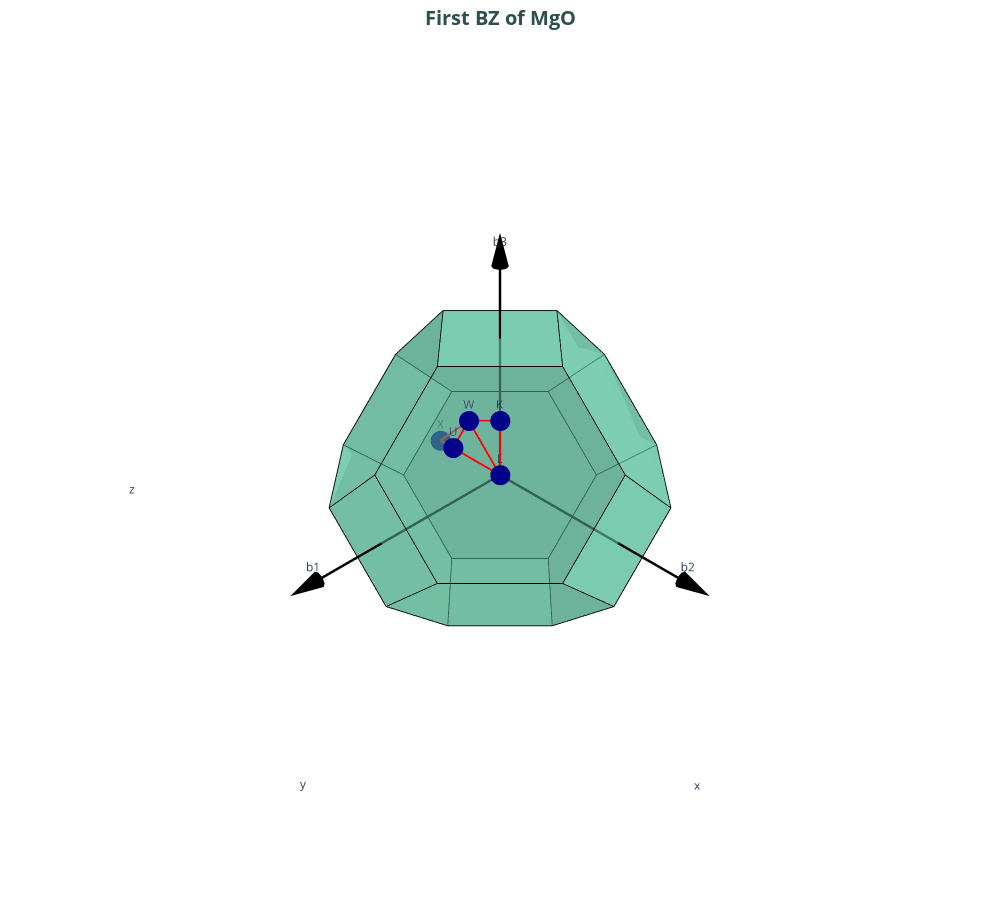

The code cell stored with this chart in its notebook:
### Code cell
arrow_scale = 1.5
arrowhead_size = 0.2

fig.add_trace(go.Scatter3d(
    x=[0, arrow_scale], y=[0, 0], z=[0, 0],
    mode='lines+text',
    line=dict(color='black', width=5),
    text=["", "b1"],
    textposition="top center",
    name='kx'
))
fig.add_trace(go.Scatter3d(
    x=[0, 0], y=[0, arrow_scale], z=[0, 0],
    mode='lines+text',
    line=dict(color='black', width=5),
    text=["", "b2"],
    textposition="top center",
    name='ky'
))
fig.add_trace(go.Scatter3d(
    x=[0, 0], y=[0, 0], z=[0, arrow_scale],
    mode='lines+text',
    line=dict(color='black', width=5),
    text=["", "b3"],
    textposition="top center",
    name='kz'
))

kx_end = [arrow_scale, 0, 0]
ky_end = [0, arrow_scale, 0]
kz_end = [0, 0, arrow_scale]

fig.add_trace(go.Cone(
    x=[kx_end[0]], y=[kx_end[1]], z=[kx_end[2]],
    u=[0.2], v=[0], w=[0],
    colorscale=[[0, 'black'], [1, 'black']],
    showscale=False,
    sizemode='absolute',
    sizeref=arrowhead_size
))

fig.add_trace(go.Cone(
    x=[ky_end[0]], y=[ky_end[1]], z=[ky_end[2]],
    u=[0], v=[0.2], w=[0],
    colorscale=[[0, 'black'], [1, 'black']],
    showscale=False,
    sizemode='absolute',
    sizeref=arrowhead_size
))

fig.add_trace(go.Cone(
    x=[kz_end[0]], y=[kz_end[1]], z=[kz_end[2]],
    u=[0], v=[0], w=[0.2],
    colorscale=[[0, 'black'], [1, 'black']],
    showscale=False,
    sizemode='absolute',
    sizeref=arrowhead_size
))

fig.update_layout(
    title_text='<b>First BZ of MgO</b>',
    title_x=0.5,
    titlefont=dict(size=20, color='darkslategray'),
    width=1000,
    height=900,
    scene=dict(
        xaxis=dict(
            title='x',
            titlefont=dict(size=12),
            showgrid=False,
            zeroline=False,
            showline=False,
            backgroundcolor='white',
            showticklabels=False
        ),
        yaxis=dict(
            title='y',
            titlefont=dict(size=12),
            showgrid=False,
            zeroline=False,
            showline=False,
            backgroundcolor='white',
            showticklabels=False
        ),
        zaxis=dict(
            title='z',
            titlefont=dict(size=12),
            showgrid=False,
            zeroline=False,
            showline=False,
            backgroundcolor='white',
            showticklabels=False
        ),
        aspectratio=dict(x=1, y=1, z=1),
        camera=dict(
            eye=dict(x=1.25, y=1.25, z=1.25)
        )
    ),
    margin=dict(l=0, r=0, b=0, t=50),
    showlegend=False
)

fig.show()

### Figure 1 — Plotly figure (JSON) as saved in the notebook; plotly's stock layout.template omitted (floating-point values rounded to 4 significant figures)
{"data": [{"alphahull": 0, "color": "mediumaquamarine", "flatshading": true, "opacity": 0.6, "type": "mesh3d", "x": [-1, -1, 0, -0.5, -0.5, 0, 0, 0.5, 1, 0, 0, 0.5, 1, 0, -0.5, -1, -1, -0.5, 0.5, 1, 0, 0, 1, 0.5], "y": [-0.5, 0, -0.5, 0, -1, -1, -1, -1, -0.5, 1, 0.5, 0, 0, -0.5, 1, 0.5, 0, 0, 1, 0.5, 1, 0.5, 0, 0], "z": [0, -0.5, -1, -1, 0, 0.5, -0.5, 0, 0, -0.5, -1, -1, -0.5, 1, 0, 0, 0.5, 1, 0, 0, 0.5, 1, 0.5, 1]}, {"line": {"color": "black", "width": 2}, "mode": "lines", "showlegend": false, "type": "scatter3d", "x": [-0.5, 0, 0, -0.5, -1, -1, -0.5], "y": [0, -0.5, -1, -1, -0.5, 0, 0], "z": [1, 1, 0.5, 0, 0, 0.5, 1]}, {"line": {"color": "black", "width": 2}, "mode": "lines", "showlegend": false, "type": "scatter3d", "x": [-1, -0.5, 0, 0, -0.5, -1, -1], "y": [0, 0, 0.5, 1, 1, 0.5, 0], "z": [-0.5, -1, -1, -0.5, 0, 0, -0.5]}, {"line": {"color": "black", "width": 2}, "mode": "lines", "showlegend": false, "type": "scatter3d", "x": [-1, -1, -1, -1, -1], "y": [0, -0.5, 0, 0.5, 0], "z": [0.5, 0, -0.5, 0, 0.5]}, {"line": {"color": "black", "width": 2}, "mode": "lines", "showlegend": false, "type": "scatter3d", "x": [0.5, 0, -0.5, 0, 0.5], "y": [0, -0.5, 0, 0.5, 0], "z": [-1, -1, -1, -1, -1]}, {"line": {"color": "black", "width": 2}, "mode": "lines", "showlegend": false, "type": "scatter3d", "x": [1, 1, 0.5, 0, 0, 0.5, 1], "y": [0, -0.5, -1, -1, -0.5, 0, 0], "z": [-0.5, 0, 0, -0.5, -1, -1, -0.5]}, {"line": {"color": "black", "width": 2}, "mode": "lines", "showlegend": false, "type": "scatter3d", "x": [0.5, 0, -0.5, 0, 0.5], "y": [-1, -1, -1, -1, -1], "z": [0, 0.5, 0, -0.5, 0]}, {"line": {"color": "black", "width": 2}, "mode": "lines", "showlegend": false, "type": "scatter3d", "x": [-1, -0.5, 0, 0, -0.5, -1, -1], "y": [-0.5, -1, -1, -0.5, 0, 0, -0.5], "z": [0, 0, -0.5, -1, -1, -0.5, 0]}, {"line": {"color": "black", "width": 2}, "mode": "lines", "showlegend": false, "type": "scatter3d", "x": [0.5, 0, 0, 0.5, 1, 1, 0.5], "y": [1, 1, 0.5, 0, 0, 0.5, 1], "z": [0, 0.5, 1, 1, 0.5, 0, 0]}, {"line": {"color": "black", "width": 2}, "mode": "lines", "showlegend": false, "type": "scatter3d", "x": [1, 1, 1, 1, 1], "y": [0, -0.5, 0, 0.5, 0], "z": [-0.5, 0, 0.5, 0, -0.5]}, {"line": {"color": "black", "width": 2}, "mode": "lines", "showlegend": false, "type": "scatter3d", "x": [0, -0.5, 0, 0.5, 0], "y": [1, 1, 1, 1, 1], "z": [-0.5, 0, 0.5, 0, -0.5]}, {"line": {"color": "black", "width": 2}, "mode": "lines", "showlegend": false, "type": "scatter3d", "x": [-0.5, 0, 0.5, 0, -0.5], "y": [0, -0.5, 0, 0.5, 0], "z": [1, 1, 1, 1, 1]}, {"line": {"color": "black", "width": 2}, "mode": "lines", "showlegend": false, "type": "scatter3d", "x": [1, 0.5, 0, 0, 0.5, 1, 1], "y": [0, 0, 0.5, 1, 1, 0.5, 0], "z": [-0.5, -1, -1, -0.5, 0, 0, -0.5]}, {"line": {"color": "black", "width": 2}, "mode": "lines", "showlegend": false, "type": "scatter3d", "x": [-0.5, -1, -1, -0.5, 0, 0, -0.5], "y": [1, 0.5, 0, 0, 0.5, 1, 1], "z": [0, 0, 0.5, 1, 1, 0.5, 0]}, {"line": {"color": "black", "width": 2}, "mode": "lines", "showlegend": false, "type": "scatter3d", "x": [1, 0.5, 0, 0, 0.5, 1, 1], "y": [-0.5, -1, -1, -0.5, 0, 0, -0.5], "z": [0, 0, 0.5, 1, 1, 0.5, 0]}, {"line": {"color": "red", "width": 4}, "marker": {"color": "red", "size": 6}, "mode": "lines+markers", "name": "High-Symmetry Path", "type": "scatter3d", "x": [0.375, 0, 0.5, 0.375, 0.5, 0.5, 0.625, 0.5, 0.625, 0.5, 0.5, 0.5, 0], "y": [0.375, 0, 0.5, 0.375, 0.25, 0.5, 0.25, 0.25, 0.25, 0, 0.25, 0, 0], "z": [0.75, 0, 0.5, 0.75, 0.75, 0.5, 0.625, 0.75, 0.625, 0.5, 0.75, 0.5, 0]}, {"marker": {"color": "darkblue", "size": 7, "symbol": "circle"}, "mode": "markers+text", "name": "Γ point", "text": ["Γ"], "textposition": "top center", "type": "scatter3d", "x": [0], "y": [0], "z": [0]}, {"marker": {"color": "darkblue", "size": 7, "symbol": "circle"}, "mode": "markers+text", "name": "K point", "text": ["K"], "textposition": "top center", "type": "scatter3d", "x": [0.375], "y": [0.375], "z": [0.75]}, {"marker": {"color": "darkblue", "size": 7, "symbol": "circle"}, "mode": "markers+text", "name": "L point", "text": ["L"], "textposition": "top center", "type": "scatter3d", "x": [0.5], "y": [0.5], "z": [0.5]}, {"marker": {"color": "darkblue", "size": 7, "symbol": "circle"}, "mode": "markers+text", "name": "U point", "text": ["U"], "textposition": "top center", "type": "scatter3d", "x": [0.625], "y": [0.25], "z": [0.625]}, {"marker": {"color": "darkblue", "size": 7, "symbol": "circle"}, "mode": "markers+text", "name": "W point", "text": ["W"], "textposition": "top center", "type": "scatter3d", "x": [0.5], "y": [0.25], "z": [0.75]}, {"marker": {"color": "darkblue", "size": 7, "symbol": "circle"}, "mode": "markers+text", "name": "X point", "text": ["X"], "textposition": "top center", "type": "scatter3d", "x": [0.5], "y": [0], "z": [0.5]}, {"line": {"color": "black", "width": 5}, "mode": "lines+text", "name": "kx", "text": ["", "b1"], "textposition": "top center", "type": "scatter3d", "x": [0, 1.5], "y": [0, 0], "z": [0, 0]}, {"line": {"color": "black", "width": 5}, "mode": "lines+text", "name": "ky", "text": ["", "b2"], "textposition": "top center", "type": "scatter3d", "x": [0, 0], "y": [0, 1.5], "z": [0, 0]}, {"line": {"color": "black", "width": 5}, "mode": "lines+text", "name": "kz", "text": ["", "b3"], "textposition": "top center", "type": "scatter3d", "x": [0, 0], "y": [0, 0], "z": [0, 1.5]}, {"colorscale": [[0, "black"], [1, "black"]], "showscale": false, "sizemode": "absolute", "sizeref": 0.2, "type": "cone", "u": [0.2], "v": [0], "w": [0], "x": [1.5], "y": [0], "z": [0]}, {"colorscale": [[0, "black"], [1, "black"]], "showscale": false, "sizemode": "absolute", "sizeref": 0.2, "type": "cone", "u": [0], "v": [0.2], "w": [0], "x": [0], "y": [1.5], "z": [0]}, {"colorscale": [[0, "black"], [1, "black"]], "showscale": false, "sizemode": "absolute", "sizeref": 0.2, "type": "cone", "u": [0], "v": [0], "w": [0.2], "x": [0], "y": [0], "z": [1.5]}], "layout": {"height": 900, "margin": {"b": 0, "l": 0, "r": 0, "t": 50}, "scene": {"aspectratio": {"x": 1, "y": 1, "z": 1}, "camera": {"eye": {"x": 1.25, "y": 1.25, "z": 1.25}}, "xaxis": {"backgroundcolor": "white", "showgrid": false, "showline": false, "showticklabels": false, "title": {"font": {"size": 12}, "text": "x"}, "zeroline": false}, "yaxis": {"backgroundcolor": "white", "showgrid": false, "showline": false, "showticklabels": false, "title": {"font": {"size": 12}, "text": "y"}, "zeroline": false}, "zaxis": {"backgroundcolor": "white", "showgrid": false, "showline": false, "showticklabels": false, "title": {"font": {"size": 12}, "text": "z"}, "zeroline": false}}, "showlegend": false, "title": {"font": {"color": "darkslategray", "size": 20}, "text": "<b>First BZ of MgO</b>", "x": 0.5}, "width": 1000}}
